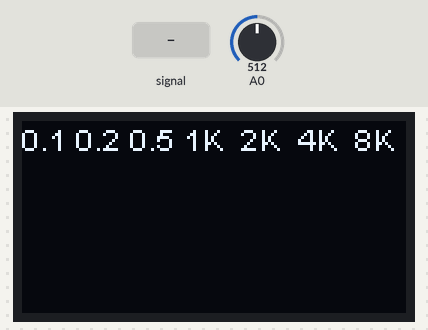
Recording of a sketch running on a simulated ESP8266 (NodeMCU). Shown: 128×64 one-colour display. The inputs (shaded band) are chosen by the test bench; at power-on: A0 = 512. What the sketch prints to the serial monitor is not drawn.

Above: at 1.2 s.
1.3 s: A0 fed a 200 Hz sine of ±460 counts around its level
At 1.68 s:
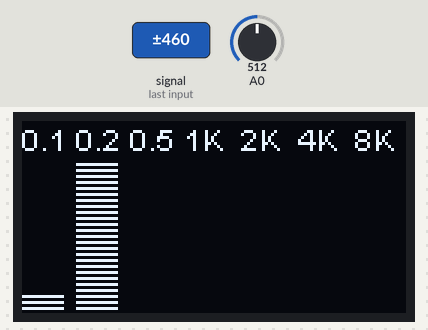
2.8 s: A0 set to 716
At 3.13 s:
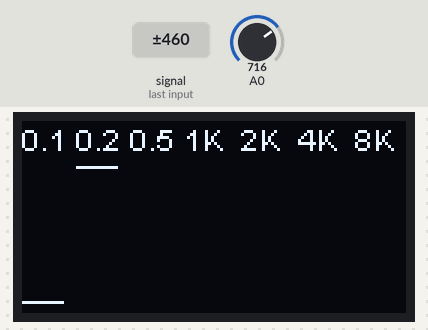
4.3 s: A0 set to 136
At 5.03 s:
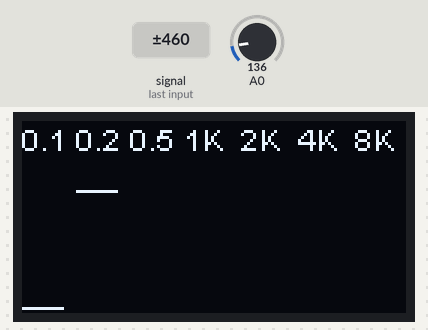
5.8 s: A0 fed a 200 Hz sine of ±81 counts around its level
At 6.27 s:
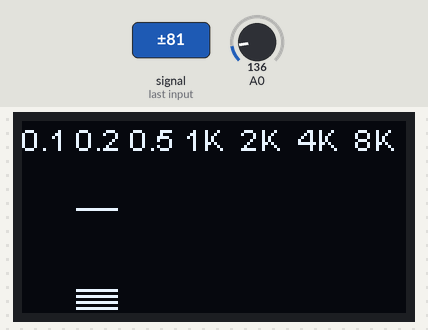
7.3 s: A0 set to 122
At 8.71 s:
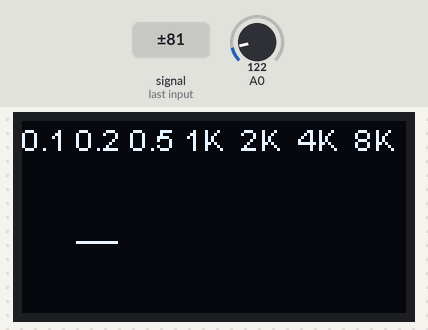
Timing chart, 0 to 9.8 s (numbered marks = the images above; inputs shaded):
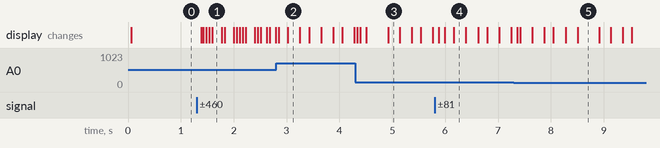

Measured:
- after the input at 1.3 s, the display: first changes after 0.08 s (image 1 shows a later state)
- what the display in image 5 shows lasts 0.4 s, from 8.5 s to 8.9 s

The sketch:

SpectrumAnalyzer_ESP32.ino
```cpp
// (licence header left out)
#include <Wire.h>
#include "arduinoFFT.h" // Standard Arduino FFT library
// https://github.com/kosme/arduinoFFT, in IDE, Sketch, Include Library, Manage Library, then search for FFT
arduinoFFT FFT = arduinoFFT();
/////////////////////////////////////////////////////////////////////////
// Comment out the display your nNOT using e.g. if you have a 1.3" display comment out the SSD1306 library and object

#include "SH1106.h"     // https://github.com/squix78/esp8266-oled-ssd1306
SH1106 display(0x3c, 21,22); // 1.3" OLED display object definition (address, SDA, SCL) Connect OLED SDA , SCL pins to ESP SDA, SCL pins

//#include "SSD1306.h"  // https://github.com/squix78/esp8266-oled-ssd1306
//SSD1306 display(0x3c, D3,D4);  // 0.96" OLED display object definition (address, SDA, SCL) Connect OLED SDA , SCL pins to ESP SDA, SCL pins
/////////////////////////////////////////////////////////////////////////
#define SAMPLES 256              //Must be a power of 2
#define SAMPLING_FREQUENCY 10000 //Hz, must be 10000 or less due to ADC conversion time. Determines maximum frequency that can be analysed by the FFT.
#define amplitude 500
unsigned int sampling_period_us;
unsigned long microseconds;
byte peak[] = {0,0,0,0,0,0,0};
double vReal[SAMPLES];
double vImag[SAMPLES];
unsigned long newTime, oldTime;
/////////////////////////////////////////////////////////////////////////
void setup() {
  Serial.begin(115200);
  Wire.begin(5,4); // SDA, SCL
  display.init();
  display.setFont(ArialMT_Plain_10);
  display.flipScreenVertically(); // Adjust to suit or remove
  sampling_period_us = round(1000000 * (1.0 / SAMPLING_FREQUENCY));
}

void loop() {
  display.clear();
  display.drawString(0,0,"0.1 0.2 0.5 1K  2K  4K  8K");
  for (int i = 0; i < SAMPLES; i++) {
    newTime = micros()-oldTime;
    oldTime = newTime;
    vReal[i] = analogRead(A0); // A conversion takes about 1mS on an ESP8266
    vImag[i] = 0;
    while (micros() < (newTime + sampling_period_us)) { /* do nothing to wait */ }
  }
  FFT.Windowing(vReal, SAMPLES, FFT_WIN_TYP_HAMMING, FFT_FORWARD);
  FFT.Compute(vReal, vImag, SAMPLES, FFT_FORWARD);
  FFT.ComplexToMagnitude(vReal, vImag, SAMPLES);
  for (int i = 2; i < (SAMPLES/2); i++){ // Don't use sample 0 and only first SAMPLES/2 are usable. Each array eleement represents a frequency and its value the amplitude.
    if (vReal[i] > 2000) { // Add a crude noise filter, 4 x amplitude or more
      if (i<=5 )             displayBand(0,(int)vReal[i]/amplitude); // 125Hz
      if (i >5   && i<=12 )  displayBand(1,(int)vReal[i]/amplitude); // 250Hz
      if (i >12  && i<=32 )  displayBand(2,(int)vReal[i]/amplitude); // 500Hz
      if (i >32  && i<=62 )  displayBand(3,(int)vReal[i]/amplitude); // 1000Hz
      if (i >62  && i<=105 ) displayBand(4,(int)vReal[i]/amplitude); // 2000Hz
      if (i >105 && i<=120 ) displayBand(5,(int)vReal[i]/amplitude); // 4000Hz
      if (i >120 && i<=146 ) displayBand(6,(int)vReal[i]/amplitude); // 8000Hz
      //Serial.println(i);
    }
    for (byte band = 0; band <= 6; band++) display.drawHorizontalLine(18*band,64-peak[band],14);
  }
  Serial.println(peak[0]);
  if (millis()%4 == 0) {for (byte band = 0; band <= 6; band++) {if (peak[band] > 0) peak[band] -= 1;}} // Decay the peak
  display.display();
}

void displayBand(int band, int dsize){
  int dmax = 50;
  if (dsize > dmax) dsize = dmax;
  for (int s = 0; s <= dsize; s=s+2){display.drawHorizontalLine(18*band,64-s, 14);}
  if (dsize > peak[band]) {peak[band] = dsize;}
}
```
